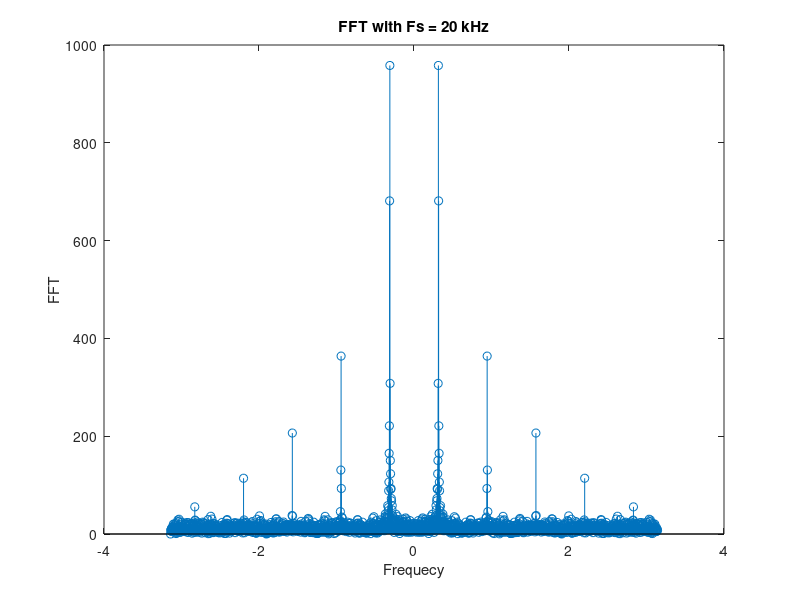
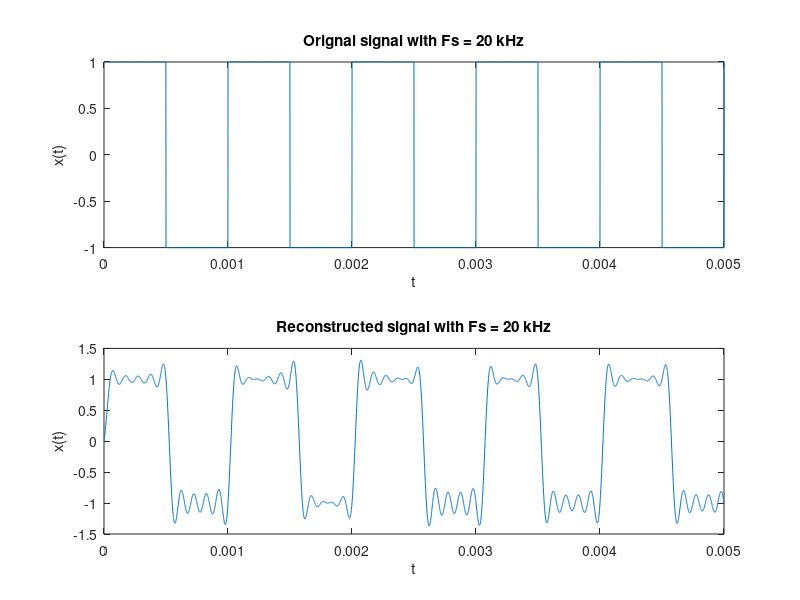

These figures' MATLAB source, in order: (Note: a time limit stopped this script after it produced the figures.)
close all;
clear;
clc;

%% Spectrum of a square wave

F = 1e3; %for square wave with time period 1 ms and frequency 1 kHz
N = 2048; % Sampling Frequency

%% Generating FFT and reconstruction of signal for various values of N

 Fs = 20e3;
    
    %%  FFT of sampled signal
    
    t_N = linspace(0,(N-1)/Fs, N); %time axis with N points
    x_N = square(t_N*2*pi*F); %corrsponding sampled signal
    
    FFT = fft(x_N, N);%FFT of sampled signal (0,2pi)
    FFT_shift = fftshift(FFT); %FFT of sampled signal (-pi,pi)
    
    f_t = linspace(-1*pi, pi, N); %frequency axis
    figure;
    stem(f_t, abs(FFT_shift));
    str=sprintf('FFT with Fs = %d kHz', Fs/1000);
    title(str);
    xlabel('Frequecy') % x-axis label
    ylabel('FFT') % y-axis label
    saveas(gcf, sprintf('FFT_Fs_%d.jpg', Fs/1000))
    
    %% regconstruction of orignal signal
    
    t = linspace(0,5/F,5000); %time axis for orignal and reconstructed signals
    x_t = square(t*2*pi*F);
    figure;
    subplot(2,1,1);
    plot(t,x_t);
    str=sprintf('Orignal signal with Fs = %d kHz', Fs/1000);
    title(str);
    xlabel('t') % x-axis label
    ylabel('x(t)') % y-axis label
    
    %regeneration
    regen = zeros(1,length(t));
    %interpolation with sinc function
    for i = 1:length(t_N);
        regen = regen + x_N(i)*sinc(t*Fs - i);
    end
    
    subplot(2,1,2);
    plot(t,regen);
    str=sprintf('Reconstructed signal with Fs = %d kHz', Fs/1000);
    title(str);
    xlabel('t') % x-axis label
    ylabel('x(t)') % y-axis label
    saveas(gcf, sprintf('signal_Fs_%d.jpg', Fs/1000))


%% To plot mean sqaured errror vs Fs

N = 2048;
fq = [1e3:1e3:0.5e6];
err = zeros(1,length(fq));

for Fs = fq
    
    t_N = linspace(0,(N-1)/Fs, N); %time axis with N points
    x_N = square(t_N*2*pi*F); %corrsponding sampled signal
    
    FFT = fft(x_N, N);%FFT of sampled signal (0,2pi)
    FFT_shift = fftshift(FFT); %FFT of sampled signal (-pi,pi)
    
    t = linspace(0,1/F,1000); %time axis for orignal and reconstructed signals
    x_t = square(t*2*pi*F);
    
    regen = zeros(1,length(t));
    %interpolation with sinc function
    for i = 1:length(t_N);
        regen = regen + x_N(i)*sinc(t*Fs - i);
    end
    
    D = abs(x_t-regen).^2;
    err(Fs/1000) = sum(D(:))/numel(x_t);
  
end

figure;
plot(fq,err);
title('Variation of Mean Squared Error with Fs');
xlabel('Fs') % x-axis label
ylabel('Mean squared Error') % y-axis label
saveas(gcf, sprintf('MSE.jpg'));
